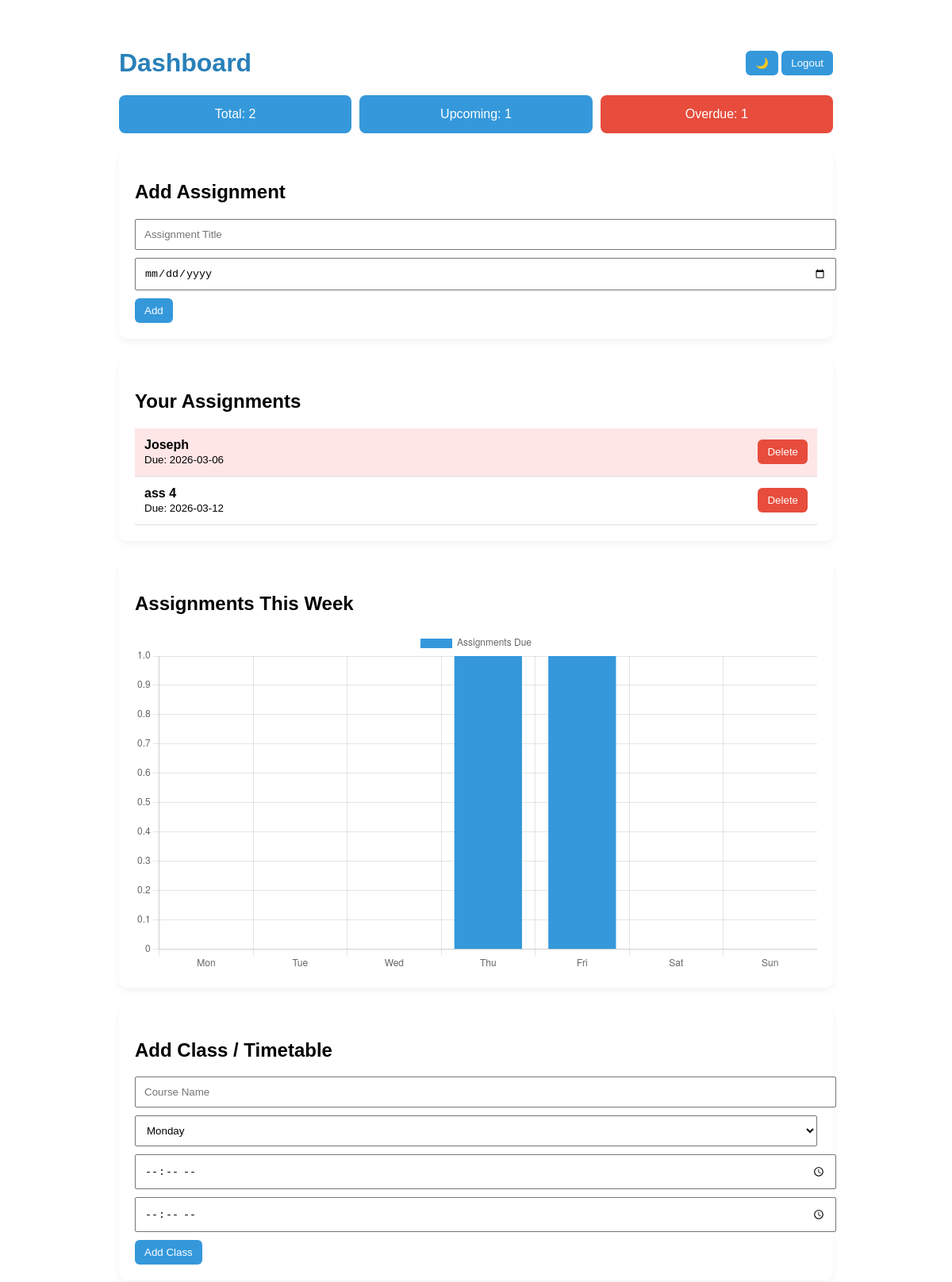
The app's page /dashboard (signed in, upper part), older data.
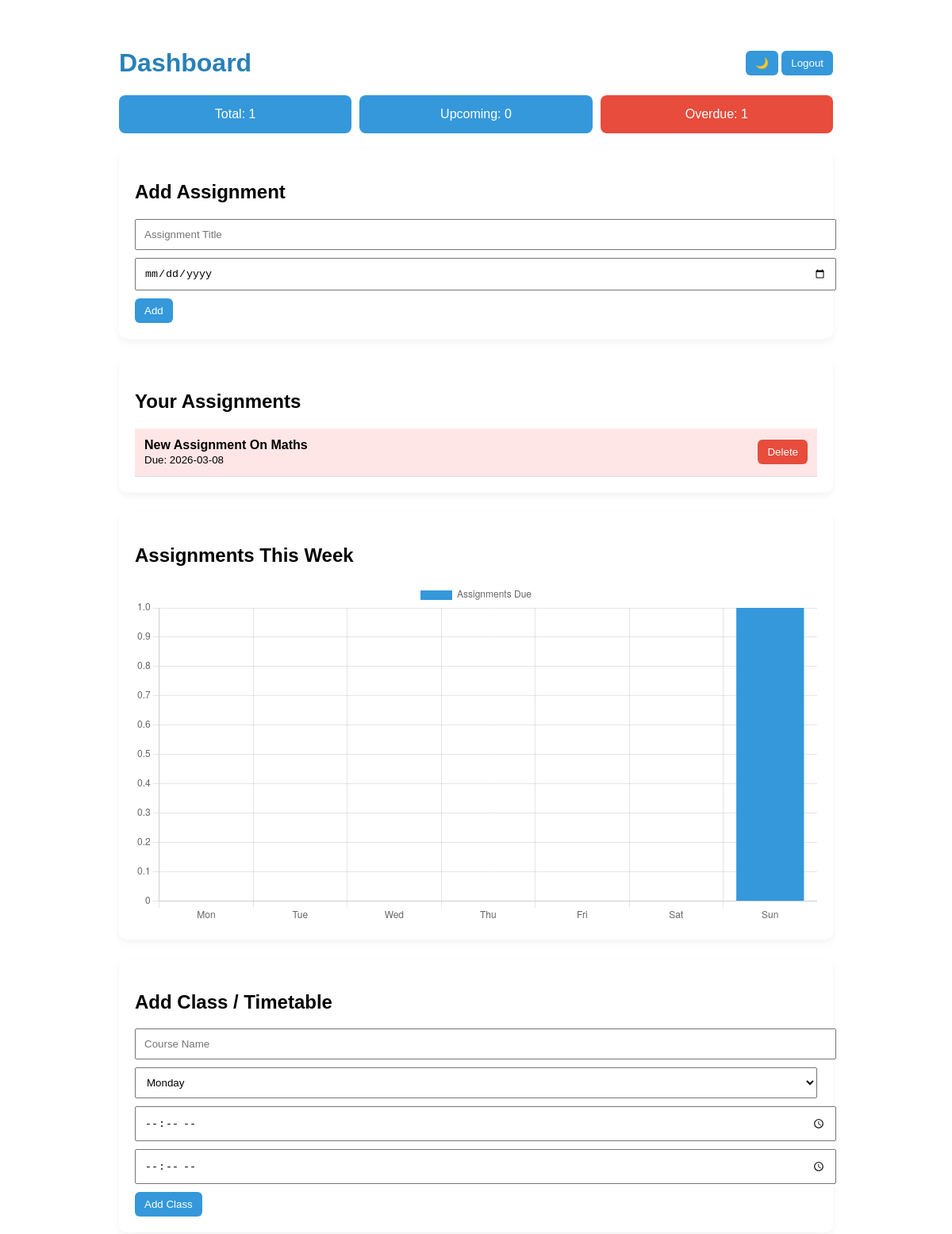
The same page, newer data.
### app.py (models this page shows)
class Assignment(db.Model):
    id = db.Column(db.Integer, primary_key=True)
    title = db.Column(db.String(200), nullable=False)
    due_date = db.Column(db.DateTime, nullable=False)

### app.py (the view, shortened to what this page needs)
@app.route('/dashboard', methods=['GET', 'POST'])
def dashboard():
    if 'user' not in session:
        return redirect(url_for('index'))
    assignments = Assignment.query.order_by(Assignment.due_date).all()
    courses = Course.query.all()
    total = len(assignments)
    today = datetime.today()
    overdue = sum(1 for a in assignments if a.due_date < today)
    upcoming = total - overdue
    week_counts = [0]*7
    for a in assignments:
        weekday = a.due_date.weekday()
        week_counts[weekday] += 1
    return render_template(
        'dashboard.html',
        assignments=assignments,
        courses=courses,
        total=total,
        overdue=overdue,
        upcoming=upcoming,
        today=today,
        week_counts=week_counts
    )

### templates/dashboard.html (shortened to what this page needs)
<!DOCTYPE html>
<html>
<head>
    <link rel="stylesheet" href="{{ url_for('static', filename='style.css') }}">
</head>
<body>
<div class="container">
    <div class="top-bar">
        <h1>Dashboard</h1>
        <div>
            <button onclick="toggleDarkMode()">🌙</button>
            <a href="/logout"><button>Logout</button></a>
        </div>
    </div>
    <div class="stats">
        <div class="stat-card">Total: {{ total }}</div>
        <div class="stat-card">Upcoming: {{ upcoming }}</div>
        <div class="stat-card overdue-stat">Overdue: {{ overdue }}</div>
    </div>
    <div class="card">
        <h2>Add Assignment</h2>
        <form method="POST">
            <input type="text" name="title" placeholder="Assignment Title" required>
            <input type="date" name="due_date" required>
            <button type="submit">Add</button>
        </form>
    </div>
    <div class="card">
        <h2>Your Assignments</h2>
        {% if assignments %}
            {% for assignment in assignments %}
                {% if assignment.due_date < today %}
                    <div class="assignment overdue">
                {% else %}
                    <div class="assignment">
                {% endif %}
                    <div>
                        <strong>{{ assignment.title }}</strong>
                        <br>
                        <small>Due: {{ assignment.due_date.strftime('%Y-%m-%d') }}</small>
                    </div>
                    <a href="/delete/{{ assignment.id }}">
                        <button class="delete-btn">Delete</button>
                    </a>
                </div>
            {% endfor %}
        {% else %}
            <p>No assignments yet.</p>
        {% endif %}
    </div>
    <div class="card">
        <h2>Assignments This Week</h2>
        <canvas id="weekChart"></canvas>
    </div>
    <div class="card">
        <h2>Add Class / Timetable</h2>
        <form method="POST" action="/add_course">
            <input type="text" name="name" placeholder="Course Name" required>
            <select name="day" required>
                <option>Monday</option>
            </select>
            <input type="time" name="start_time" required>
            <input type="time" name="end_time" required>
            <button type="submit">Add Class</button>
        </form>
    </div>
</div>
<script>
function toggleDarkMode() {
    document.body.classList.toggle("dark");
}
// Chart.js
const ctx = document.getElementById('weekChart').getContext('2d');
const weekChart = new Chart(ctx, {
    type: 'bar',
    data: {
        labels: ['Mon','Tue','Wed','Thu','Fri','Sat','Sun'],
        datasets: [{
            label: 'Assignments Due',
            data: {{ week_counts }},
            backgroundColor: '#3498db'
        }]
    },
    options: {
        responsive: true,
        scales: {
            y: { beginAtZero: true }
        }
    }
});
</script>
</body>
</html>

### static/style.css (style rules this page uses)
body { font-family: Arial, sans-serif; background: url('bg.png') center/cover no-repeat; margin: 0; padding: 0; transition: 0.3s; background-attachment: fixed; }
.container { width: 90%; max-width: 900px; margin: 40px auto; }
.card { background: white; padding: 20px; margin-bottom: 25px; border-radius: 10px; box-shadow: 0 4px 10px rgba(0,0,0,0.05); }
input, select { padding: 10px; margin-bottom: 10px; width: 100%; }
button { padding: 8px 12px; border: none; background: #3498db; color: white; cursor: pointer; border-radius: 6px; }
.top-bar { display: flex; justify-content: space-between; align-items: center; }
.stats { display: flex; gap: 10px; margin-bottom: 20px; }
.stat-card { flex: 1; padding: 15px; background: #3498db; color: white; border-radius: 8px; text-align: center; }
.overdue-stat { background: #e74c3c; }
.assignment { display: flex; justify-content: space-between; align-items: center; padding: 12px; border-bottom: 1px solid #ddd; }
.overdue { background: #ffe6e6; }
.delete-btn { background: #e74c3c; }
h1 { color: #2980b9; }

Row changes from the older to the newer data that the page shows:
removed Assignment: title "Joseph", due_date "2026-03-06"
removed Assignment: title "ass 4", due_date "2026-03-12"
added Assignment: title "New Assignment On Maths", due_date "2026-03-08"
Text that changed along with them:
{{ total }}: "2" → "1"
{{ upcoming }}: "1" → "0"
chart data {{ week_counts }}: [0, 0, 0, 1, 1, 0, 0] → [0, 0, 0, 0, 0, 0, 1]
